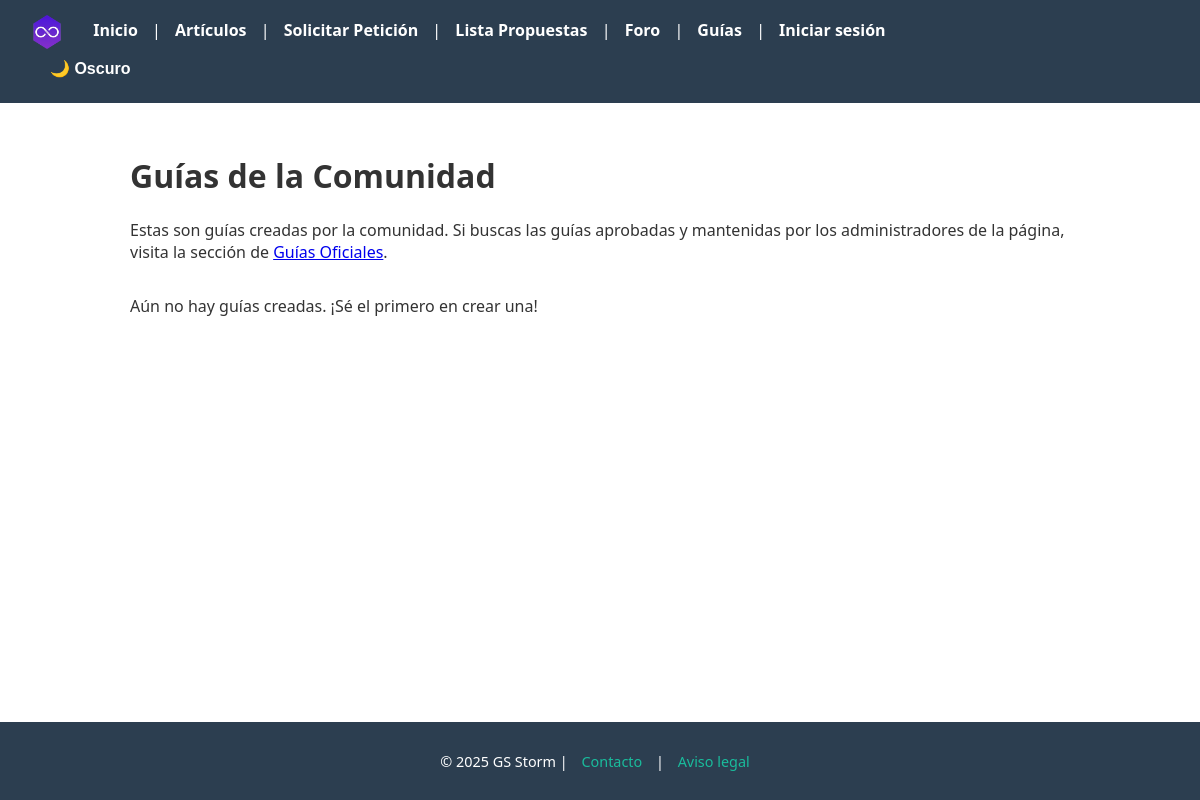
/guias/, run on an earlier commit of the app's database.
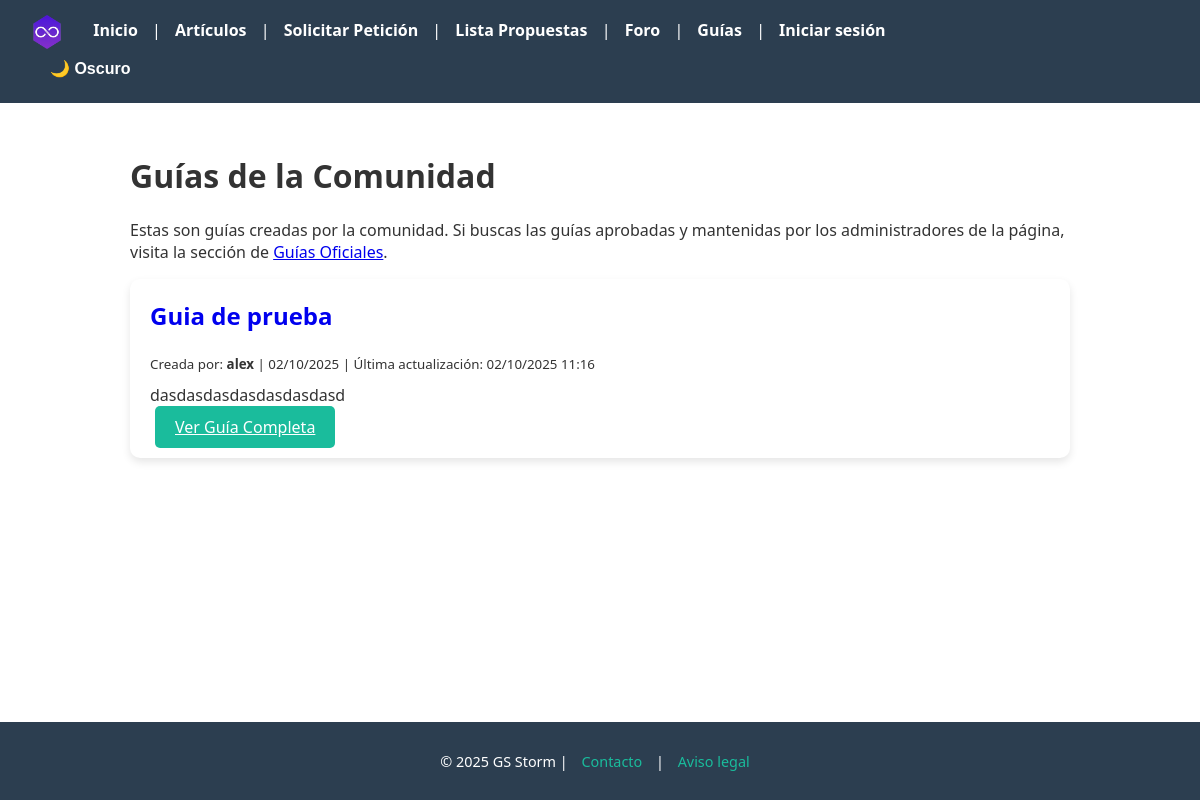
And on a later commit of the database.
### blog/models.py (models this page shows, shortened)
class Guia(models.Model):
    titulo = models.CharField(max_length=255)
    autor = models.ForeignKey(User, on_delete=models.CASCADE)
    contenido = models.TextField(help_text="Escribe el contenido detallado de tu guía.")
    fecha_creacion = models.DateTimeField(auto_now_add=True)
    ultima_modificacion = models.DateTimeField(auto_now=True)

### blog/views.py (the view)
# urls.py: path("guias/", views.lista_guias, name="lista_guias"),
def lista_guias(request):
    guias = Guia.objects.all().order_by('-fecha_creacion')
    return render(request, 'blog/lista_guias.html', {'guias': guias})

### blog/templates/blog/lista_guias.html (shortened to what this page needs)
{% extends "base.html" %}
{% block content %}
<h1 class="mb-4">Guías de la Comunidad</h1>
<p class="mb-4 text-info">
    Estas son guías creadas por la comunidad. Si buscas las guías aprobadas y mantenidas por los administradores de la página, visita la sección de
    <a href="{% url 'lista_guias_oficiales' %}">Guías Oficiales</a>.
</p>
<div class="guias-container">
    {% for guia in guias %}
        <div class="article-card mb-3">
            <h2><a href="{% url 'detalle_guia' guia.id %}" style="text-decoration: none;">{{ guia.titulo }}</a></h2>
            <p><small>Creada por: <strong>{{ guia.autor.username }}</strong> | {{ guia.fecha_creacion|date:"d/m/Y" }} | Última actualización: {{ guia.ultima_modificacion|date:"d/m/Y H:i" }}</small></p>
            <p>{{ guia.contenido|linebreaksbr|truncatechars:200 }}</p>
            <a href="{% url 'detalle_guia' guia.id %}" class="btn">Ver Guía Completa</a>
        </div>
    {% empty %}
        <p>Aún no hay guías creadas. ¡Sé el primero en crear una!</p>
    {% endfor %}
</div>
{% endblock %}

What changed in the data, as far as the page shows it:
added Guia: titulo "Guia de prueba", autor.username "alex", fecha_creacion "02/10/2025", ultima_modificacion "02/10/2025 11:16", contenido "dasdasdasdasdasdasdasd"
Also different on the page:
text no longer shown: "Aún no hay guías creadas. ¡Sé el primero en crear una!"
